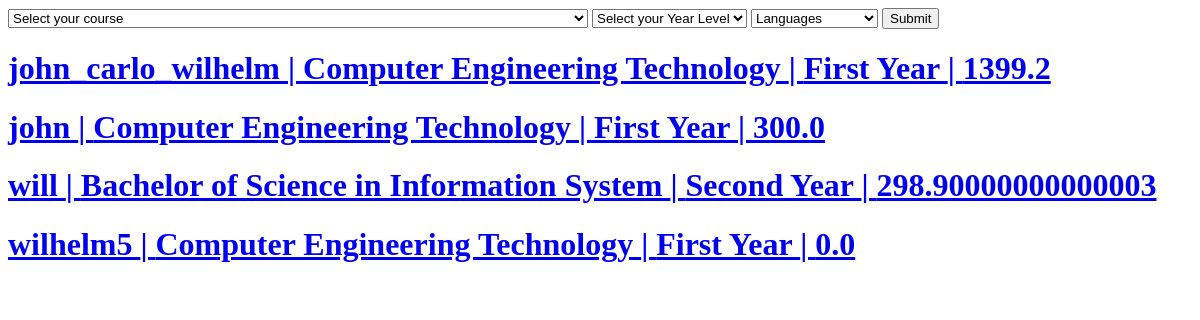
The app's page /leaderboards/, older data.
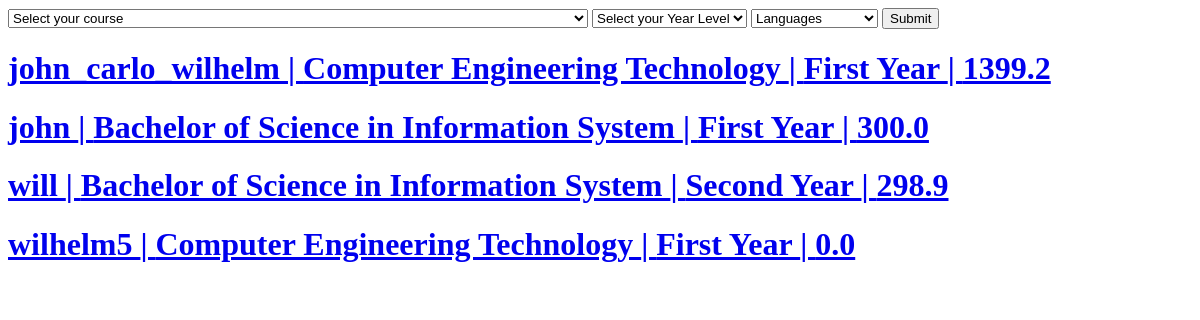
The same page, newer data.
### portfolio/models.py (models this page shows, shortened)
class LeaderBoards(models.Model):
    userProfile = models.ForeignKey(Profile , null=True ,on_delete=CASCADE, related_name='user_leaderboard')
    userID = models.ForeignKey(User, on_delete=CASCADE, related_name= 'userLeaderboard' )
    courseID = models.ForeignKey(Course, on_delete=CASCADE ,related_name='userCourse' , null=True)
    yearID = models.ForeignKey(YearLevel, on_delete=CASCADE,  related_name= 'userYearLevel',null=True )
    overallScore = models.FloatField(default=0,blank=True)
    CEnterprise = models.FloatField(default=0,blank=True, verbose_name='1C Enterprise')
    ASPNET = models.FloatField(default=0,blank=True, verbose_name='ASP.NET')
    ActionScript = models.FloatField(default=0,blank=True)
    Apex = models.FloatField(default=0,blank=True)
    Assembly = models.FloatField(default=0,blank=True)
    Ballerina = models.FloatField(default=0,blank=True)
    Batchfile = models.FloatField(default=0,blank=True)
    Blazor = models.FloatField(default=0,blank=True)
    C = models.FloatField(default=0,blank=True)
    CSharp = models.FloatField(default=0,blank=True, verbose_name='C#')
    Cplus = models.FloatField(default=0,blank=True,verbose_name='C++')
    COBOL = models.FloatField(default=0,blank=True)
    CSS = models.FloatField(default=0,blank=True)
    Clojure = models.FloatField(default=0,blank=True)
    CoffeeScript = models.FloatField(default=0,blank=True)
    Crystal = models.FloatField(default=0,blank=True)
    Cucumber = models.FloatField(default=0,blank=True)
    Dart = models.FloatField(default=0,blank=True)
    Delphi = models.FloatField(default=0,blank=True)
    Dockerfile = models.FloatField(default=0,blank=True)
    EJS = models.FloatField(default=0,blank=True)
    EPP = models.FloatField(default=0,blank=True)
    ERB = models.FloatField(default=0,blank=True)
    Ebuild = models.FloatField(default=0,blank=True)
    Elixir = models.FloatField(default=0,blank=True)
    Elm = models.FloatField(default=0,blank=True)
    Erlang = models.FloatField(default=0,blank=True)
    FSharp = models.FloatField(default=0,blank=True,verbose_name='F#')
    Fortran = models.FloatField(default=0,blank=True)
    Go = models.FloatField(default=0,blank=True)
    Groovy = models.FloatField(default=0,blank=True)
    HCL = models.FloatField(default=0,blank=True)
    HTML = models.FloatField(default=0,blank=True)
    HTML_Razor = models.FloatField(default=0,blank=True,verbose_name='HTML+RAZOR')
    Haskell = models.FloatField(default=0,blank=True)
    Haxe = models.FloatField(default=0,blank=True)
    HiveQL = models.FloatField(default=0,blank=True)
    JSON = models.FloatField(default=0,blank=True)
    Java = models.FloatField(default=0,blank=True)
    JavaScript = models.FloatField(default=0,blank=True)
    Julia = models.FloatField(default=0,blank=True)
    JupyterNotebook = models.FloatField(default=0,blank=True, verbose_name='Jupyter Notebook')
    Kivy = models.FloatField(default=0,blank=True)
    Kotlin = models.FloatField(default=0,blank=True)
    LabVIEW = models.FloatField(default=0,blank=True)
    Less = models.FloatField(default=0,blank=True)
    Lex = models.FloatField(default=0,blank=True)
    Limbo = models.FloatField(default=0,blank=True)
    Liquid = models.FloatField(default=0,blank=True)
    Lua = models.FloatField(default=0,blank=True)
    M = models.FloatField(default=0,blank=True)
    MATLAB = models.FloatField(default=0,blank=True)
    Makefile = models.FloatField(default=0,blank=True)
    Mathematica = models.FloatField(default=0,blank=True)
    Mercury = models.FloatField(default=0,blank=True)
    Nginx = models.FloatField(default=0,blank=True)
    Nix = models.FloatField(default=0,blank=True)
    ObjectiveC = models.FloatField(default=0,blank=True, verbose_name='Objective-C')
    ObjectiveCplus = models.FloatField(default=0,blank=True, verbose_name='Objective-C++')
    OpenEdgeABL = models.FloatField(default=0,blank=True, verbose_name='OpenEdge ABL')
    PHP = models.FloatField(default=0,blank=True)
    PLSQL = models.FloatField(default=0,blank=True)
    PLpgSQL = models.FloatField(default=0,blank=True)
    Perl = models.FloatField(default=0,blank=True)
    Perl6 = models.FloatField(default=0,blank=True, verbose_name='Perl 6')
    PowerBuilder = models.FloatField(default=0,blank=True)
    Powershell = models.FloatField(default=0,blank=True)
    Prolog = models.FloatField(default=0,blank=True)
    ProtocolBuffer = models.FloatField(default=0,blank=True, verbose_name= 'Protocol Buffer')
    Puppet = models.FloatField(default=0,blank=True)
    Python = models.FloatField(default=0,blank=True)
    QML = models.FloatField(default=0,blank=True)
    R = models.FloatField(default=0,blank=True)
    Raku = models.FloatField(default=0,blank=True)
    Robot = models.FloatField(default=0,blank=True)
    Ruby = models.FloatField(default=0,blank=True)
    Rust = models.FloatField(default=0,blank=True)
    SASS = models.FloatField(default=0,blank=True)
    SCSS = models.FloatField(default=0,blank=True)
    SQL = models.FloatField(default=0,blank=True)
    SQLPL = models.FloatField(default=0,blank=True)
    Scala = models.FloatField(default=0,blank=True)
    Shell = models.FloatField(default=0,blank=True)
    Smalltalk = models.FloatField(default=0,blank=True)
    Solidity = models.FloatField(default=0,blank=True)
    Stata = models.FloatField(default=0,blank=True)
    Stylus = models.FloatField(default=0,blank=True)
    Svelte = models.FloatField(default=0,blank=True)
    Swift = models.FloatField(default=0,blank=True)
    TSQL = models.FloatField(default=0,blank=True)
    TypeScript = models.FloatField(default=0,blank=True)
    Vue = models.FloatField(default=0,blank=True)
    XML = models.FloatField(default=0,blank=True)
    Xtend = models.FloatField(default=0,blank=True)
    Xtext = models.FloatField(default=0,blank=True)
    YAML = models.FloatField(default=0,blank=True)
    Yacc = models.FloatField(default=0,blank=True)
    Zig = models.FloatField(default=0,blank=True)

class Course(models.Model):
    course = models.CharField(max_length=150)
    def __str__(self):
        return f"{self.course}"

class User(AbstractUser):
    pass

class YearLevel(models.Model):
    yearLevel = models.CharField(max_length=50)
    def __str__(self):
        return f"{self.yearLevel}"

### portfolio/views.py (the view)
# urls.py: path('leaderboards/',views.leaderboard, name='leaderboard'),
def leaderboard(request):
    course = Course.objects.all()
    year = YearLevel.objects.all()
    by_what = '-overallScore'
    d = {}
    select1 = 'Select your course'
    select2 = 'Select your Year Level'
    select3 = 'Languages'
    if request.method == 'POST':
        lang = 'overallScore'
        if request.POST.get('courseid'):
            c_id = request.POST['courseid']
            c = Course.objects.get(pk = c_id)
            d['courseID'] = c
            select1 = c
        if request.POST.get('yearlevelid'):
            y_id = request.POST['yearlevelid']
            date = YearLevel.objects.get(pk = y_id)
            d['yearID'] = date
            select2 = date
        if request.POST.get('languages'):
            lang = request.POST['languages']
            select3 = request.POST['languages']
        try:
            data = LeaderBoards.objects.filter(**d).order_by('-' +lang)
        except FieldError:
            lang = nameProb[lang]
            data = LeaderBoards.objects.filter(**d).order_by('-' +lang)
    else:
        lang = ''
        data= LeaderBoards.objects.order_by(by_what)
    return render(request,'portfolio/leaderboards.html',{
        'courses': course,
        'yearlevels':year,
        'languages': languages,
        'data' : data,
        'select1': select1,
        'select2': select2,
        'select3': select3,
        'lang' : lang,
    })

### portfolio/templates/portfolio/leaderboards.html (shortened to what this page needs)
{% load static %} {% load getattribute %}
<!DOCTYPE html>
<html lang="en">
  <head>
  </head>
  <body>
    <form action="{% url 'leaderboard' %}" method="post">
      <select name="courseid" id="">
        <option value="" disabled selected>{{select1}}</option>
      </select>
      <select name="yearlevelid" id="">
        <option value="" disabled selected>{{select2}}</option>
      </select>
      <select name="languages" id="">
        <option value="" disabled selected>{{select3}}</option>
      </select>
      <input type="submit" value="Submit">
    </form>
    {% if lang != '' %}
    {% for d in data %}
    <a href="{% url 'redirect' d.userID.id %}">
      <h1>{{d.userID}} | {{d.courseID}} | {{d.yearID}} | {{ d|getattribute:lang|floatformat:2 }}</h1>
    </a>
    {% endfor %}
    {% else %}
    {% for d in data %}
    <a href="{% url 'redirect' d.userID.id %}">
      <h1>{{d.userID}} | {{d.courseID}} | {{d.yearID}} | {{d.overallScore}}</h1>
    </a>
    {% endfor %}
    {% endif %}
  </body>
</html>

Row changes from the older to the newer data that the page shows:
changed LeaderBoards "john": courseID "Computer Engineering Technology" → "Bachelor of Science in Information System"
changed LeaderBoards "will": overallScore "298.90000000000003" → "298.9"
